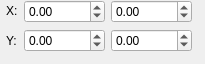
<?xml version="1.0" encoding="UTF-8"?>
<ui version="4.0">
 <class>DefaultToolWidget</class>
 <widget class="QWidget" name="DefaultToolWidget">
  <property name="geometry">
   <rect>
    <x>0</x>
    <y>0</y>
    <width>158</width>
    <height>64</height>
   </rect>
  </property>
  <property name="focusPolicy">
   <enum>Qt::NoFocus</enum>
  </property>
  <property name="sizePolicy">
   <sizepolicy hsizetype="Preferred" vsizetype="Fixed">
    <horstretch>0</horstretch>
    <verstretch>0</verstretch>
   </sizepolicy>
  </property>
  <layout class="QGridLayout" name="gridLayout">
   <property name="margin">
    <number>0</number>
   </property>
   <item row="0" column="1">
    <widget class="QLabel" name="label">
     <property name="sizePolicy">
      <sizepolicy hsizetype="Fixed" vsizetype="Fixed">
       <horstretch>0</horstretch>
       <verstretch>0</verstretch>
      </sizepolicy>
     </property>
     <property name="text">
      <string>X:</string>
     </property>
    </widget>
   </item>
   <item row="0" column="2">
    <widget class="KoUnitDoubleSpinBox" name="positionXSpinBox">
     <property name="sizePolicy">
      <sizepolicy hsizetype="Preferred" vsizetype="Fixed">
       <horstretch>0</horstretch>
       <verstretch>0</verstretch>
      </sizepolicy>
     </property>
     <property name="minimum">
      <double>-10000.000000000000000</double>
     </property>
     <property name="maximum">
      <double>10000.000000000000000</double>
     </property>
    </widget>
   </item>
   <item row="0" column="3">
    <widget class="KoUnitDoubleSpinBox" name="widthSpinBox">
     <property name="sizePolicy">
      <sizepolicy hsizetype="Preferred" vsizetype="Fixed">
       <horstretch>0</horstretch>
       <verstretch>0</verstretch>
      </sizepolicy>
     </property>
     <property name="minimum">
      <double>-10000.000000000000000</double>
     </property>
     <property name="maximum">
      <double>10000.000000000000000</double>
     </property>
    </widget>
   </item>
   <item row="0" column="4" rowspan="2">
    <widget class="KoAspectButton" name="aspectButton">
     <property name="sizePolicy">
      <sizepolicy hsizetype="Fixed" vsizetype="Fixed">
       <horstretch>0</horstretch>
       <verstretch>0</verstretch>
      </sizepolicy>
     </property>
     <property name="text">
      <string/>
     </property>
    </widget>
   </item>
   <item row="0" column="0" rowspan="2">
    <widget class="KoPositionSelector" name="positionSelector" native="true">
     <property name="sizePolicy">
      <sizepolicy hsizetype="Fixed" vsizetype="Fixed">
       <horstretch>0</horstretch>
       <verstretch>0</verstretch>
      </sizepolicy>
     </property>
    </widget>
   </item>
   <item row="1" column="1">
    <widget class="QLabel" name="label_2">
     <property name="text">
      <string>Y:</string>
     </property>
    </widget>
   </item>
   <item row="1" column="2">
    <widget class="KoUnitDoubleSpinBox" name="positionYSpinBox">
     <property name="sizePolicy">
      <sizepolicy hsizetype="Preferred" vsizetype="Fixed">
       <horstretch>0</horstretch>
       <verstretch>0</verstretch>
      </sizepolicy>
     </property>
     <property name="minimum">
      <double>-10000.000000000000000</double>
     </property>
     <property name="maximum">
      <double>10000.000000000000000</double>
     </property>
    </widget>
   </item>
   <item row="1" column="3">
    <widget class="KoUnitDoubleSpinBox" name="heightSpinBox">
     <property name="sizePolicy">
      <sizepolicy hsizetype="Preferred" vsizetype="Fixed">
       <horstretch>0</horstretch>
       <verstretch>0</verstretch>
      </sizepolicy>
     </property>
     <property name="minimum">
      <double>-10000.000000000000000</double>
     </property>
     <property name="maximum">
      <double>10000.000000000000000</double>
     </property>
    </widget>
   </item>
   <item row="2" column="2">
    <widget class="QWidget" name="SpecialSpacer" native="true">
     <property name="sizePolicy">
      <sizepolicy hsizetype="Preferred" vsizetype="Expanding">
       <horstretch>0</horstretch>
       <verstretch>0</verstretch>
      </sizepolicy>
     </property>
    </widget>
   </item>
  </layout>
 </widget>
 <customwidgets>
  <customwidget>
   <class>KoUnitDoubleSpinBox</class>
   <extends>QDoubleSpinBox</extends>
   <header>KoUnitDoubleSpinBox.h</header>
  </customwidget>
  <customwidget>
   <class>KoAspectButton</class>
   <extends>QLabel</extends>
   <header>KoAspectButton.h</header>
  </customwidget>
  <customwidget>
   <class>KoPositionSelector</class>
   <extends>QWidget</extends>
   <header>KoPositionSelector.h</header>
   <container>1</container>
  </customwidget>
 </customwidgets>
 <tabstops>
  <tabstop>positionXSpinBox</tabstop>
  <tabstop>positionYSpinBox</tabstop>
  <tabstop>widthSpinBox</tabstop>
  <tabstop>heightSpinBox</tabstop>
 </tabstops>
 <resources/>
 <connections/>
</ui>
